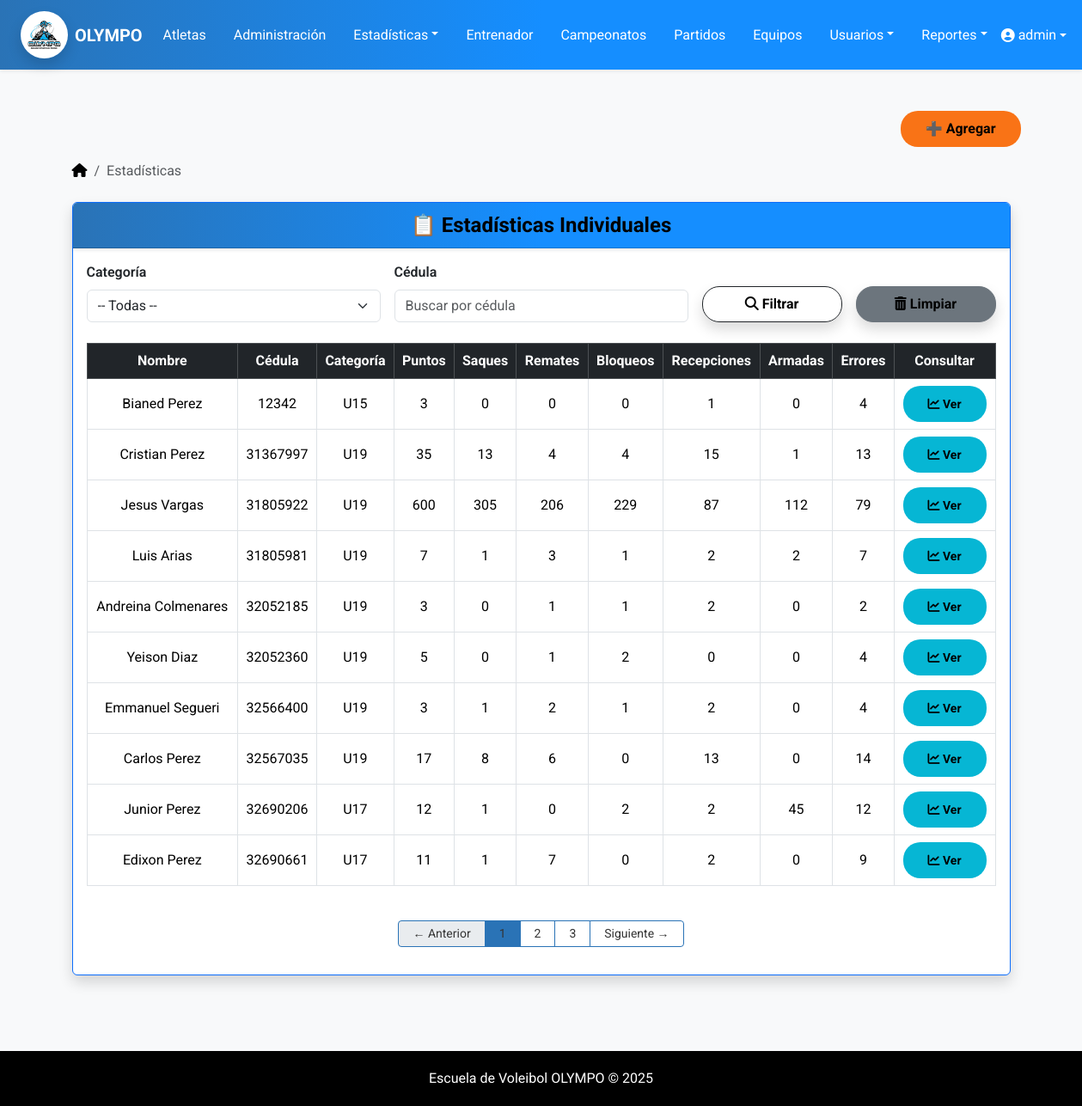
The page /atletas/estadisticas/individuales/ (signed in) on the database its author committed.
### atletas/models.py (models this page shows, shortened)
class Atleta(models.Model):
    SEXO = (
    ('masculino', 'Masculino'),
    ('femenino', 'Femenino'),
    )
    TURNOS = (
        ('T1', 'Turno 1'),
        ('T2', 'Turno 2'),
        ('T3', 'Turno 3'),
    )
    POSICIONES = (
        ('Por definir', 'Por definir'),
        ('colocador', 'Colocador'),
        ('opuesto', 'Opuesto'),
        ('central', 'Central'),
        ('libero', 'Libero'),
        ('punta', 'Punta'),
    )
    user = models.OneToOneField(User, on_delete=models.CASCADE, null=True, blank=True)  # <— NUEVO
    nombre = models.CharField(max_length=100)
    apellido = models.CharField(max_length=100)
    fecha_nacimiento = models.DateField()
    sexo = models.CharField(max_length=10, choices=SEXO)
    categoria = models.CharField(max_length=10, blank=True)
    turno = models.CharField(max_length=10, choices=TURNOS)
    posicion = models.CharField(max_length=50, choices=POSICIONES)
    cedula = models.CharField(max_length=20, unique=True)
    telefono = models.CharField(max_length=20)
    direccion = models.TextField(blank=True)
    numero_camisa = models.PositiveIntegerField(null=True, blank=True)
    fecha_registro = models.DateTimeField(auto_now_add=True)
    salto = models.FloatField(null=True, blank=True, help_text="Salto en metros")
    alcance = models.FloatField(null=True, blank=True, help_text="Alcance en metros")
    peso = models.FloatField(null=True, blank=True, help_text="Peso en kilogramos")
    estatura = models.FloatField(null=True, blank=True, help_text="Estatura en metros")
    representante_nombre = models.CharField(max_length=100, blank=True, null=True)
    representante_apellido = models.CharField(max_length=100, blank=True, null=True)
    representante_cedula = models.CharField(max_length=20, blank=True, null=True)
    representante_telefono = models.CharField(max_length=20, blank=True, null=True)

### atletas/views.py (the view)
# urls.py: path('estadisticas/individuales/', views.estadisticas_individuales, name='estadisticas_individuales'),
@user_passes_test(lambda u: es_admin(u) or es_entrenador(u))
def estadisticas_individuales(request):
    categoria_filtro = request.GET.get('categoria', '')
    cedula_filtro = request.GET.get('cedula', '')
    atletas_qs = Estadistica.objects.values(
        'atleta__id', 'atleta__nombre', 'atleta__apellido', 'atleta__cedula', 'atleta__categoria'
    ).annotate(
        puntos=Sum('puntos'),
        saques=Sum('saques'),
        remates=Sum('remates'),
        bloqueos=Sum('bloqueos'),
        recepciones=Sum('recepciones'),
        armadas=Sum('armadas'),
        errores=Sum('errores')
    ).filter(
        Q(puntos__gt=0) |
        Q(saques__gt=0) |
        Q(remates__gt=0) |
        Q(bloqueos__gt=0) |
        Q(recepciones__gt=0) |
        Q(armadas__gt=0) |
        Q(errores__gt=0)
    )
    if categoria_filtro:
        atletas_qs = atletas_qs.filter(atleta__categoria=categoria_filtro)
    if cedula_filtro:
        atletas_qs = atletas_qs.filter(atleta__cedula__icontains=cedula_filtro)
    paginator = Paginator(atletas_qs, 10)
    page_number = request.GET.get('page')
    page_obj = paginator.get_page(page_number)
    categorias = Atleta.objects.values_list('categoria', flat=True).distinct().order_by('categoria')
    context = {
        'estadisticas': page_obj,
        'page_obj': page_obj,
        'categorias': categorias,
        'valores': {
            'categoria': categoria_filtro,
            'cedula': cedula_filtro,
        }
    }
    return render(request, 'estadisticas/estadisticas_individuales.html', context)

### atletas/context_processors.py (called while the page is built)
def role_flags(request):
    u = request.user
    atleta_id = None
    if u.is_authenticated and es_atleta(u):  # ✅ propiedad
        if hasattr(u, "atleta"):
            atleta_id = u.atleta.id
    return {
        "is_admin": es_admin(u),
        "is_trainer": es_entrenador(u),
        "is_athlete": es_atleta(u),
        "atleta_id": atleta_id,
    }

### atletas/utils/roles.py (called while the page is built)
def es_admin(user):
    return user.is_authenticated and (user.is_superuser or user.groups.filter(name='Administrador').exists())

def es_entrenador(user):
    return user.is_authenticated and (
        user.groups.filter(name='Entrenador').exists() or hasattr(user, 'entrenador')
    )

def es_atleta(user):
    return user.is_authenticated and hasattr(user, 'atleta')  # por la OneToOne

### templates/estadisticas/estadisticas_individuales.html (shortened to what this page needs)
{% extends "base.html" %}
{% block content %}
<div class="d-grid gap-2 d-md-flex justify-content-md-end">
    {% if is_admin or is_trainer %}
      <div class="d-flex gap-2">
        <a href="{% url 'agregar_estadistica_general' %}" class="btn " style="background: #f97316;">
          ➕ Agregar
        </a>
      </div>
    {% endif %}
  </div>
<div class="container mt-3">
  <nav aria-label="breadcrumb" class="mb-4">
    <ol class="breadcrumb">
      <li class="breadcrumb-item">
        <a class="link-body-emphasis" href="{% url 'menu_principal' %}">
          <i class="fa-solid fa-house"></i>
        </a>
      </li>
      <li class="breadcrumb-item active" aria-current="page">Estadísticas </li>
    </ol>
  </nav>
</div>
<div class="container">
  <div class="card shadow border border-primary">
    <div class="card-header text-white fw-bold text-center fs-4">
      📋 Estadísticas Individuales
    </div>
    <div class="card-body">
      <form method="get" class="row g-3 mb-4 align-items-end">
        <div class="col-lg-4 col-md-6">
          <label class="form-label fw-semibold">Categoría</label>
          <select name="categoria" class="form-select">
            <option value="">-- Todas --</option>
          </select>
        </div>
        <div class="col-lg-4 col-md-6">
          <label class="form-label fw-semibold">Cédula</label>
          <input type="text" name="cedula" class="form-control" placeholder="Buscar por cédula"
                 value="{{ valores.cedula|default_if_none:'' }}">
        </div>
        <div class="col-lg-2 col-6">
          <button type="submit" class="btn btn-outline-dark w-100 shadow">
            <i class="fas fa-search"></i> Filtrar
          </button>
        </div>
        <div class="col-lg-2 col-6">
          <a href="{% url 'estadisticas_individuales' %}" class="btn btn-secondary w-100 shadow"> <i class="fas fa-trash-alt"></i>
            Limpiar
          </a>
        </div>
      </form>
      {% if estadisticas %}
        <div class="table-responsive">
          <table class="table table-bordered table-hover text-center align-middle">
            <thead class="table-dark">
              <tr>
                <th>Nombre</th>
                <th>Cédula</th>
                <th>Categoría</th>
                <th>Puntos</th>
                <th>Saques</th>
                <th>Remates</th>
                <th>Bloqueos</th>
                <th>Recepciones</th>
                <th>Armadas</th>
                <th>Errores</th>
                <th>Consultar</th>
              </tr>
            </thead>
            <tbody>
              {% for est in estadisticas %}
                <tr>
                  <td>{{ est.atleta__nombre }} {{ est.atleta__apellido }}</td>
                  <td>{{ est.atleta__cedula }}</td>
                  <td>{{ est.atleta__categoria }}</td>
                  <td>{{ est.puntos }}</td>
                  <td>{{ est.saques }}</td>
                  <td>{{ est.remates }}</td>
                  <td>{{ est.bloqueos }}</td>
                  <td>{{ est.recepciones }}</td>
                  <td>{{ est.armadas }}</td>
                  <td>{{ est.errores }}</td>
                  <td>
                    <a href="{% url 'ver_estadisticas' est.atleta__id %}" class="btn btn-sm" style="background: #06b6d4;">
                      <i class="fas fa-chart-line"></i> Ver
                    </a>
                  </td>
                </tr>
              {% endfor %}
            </tbody>
          </table>
        </div>
        <div class="d-flex justify-content-center mt-4">
          <nav>
            <ul class="pagination pagination-sm">
              {% if page_obj.has_previous %}
                <li class="page-item">
                  <a class="page-link px-3 py-1" href="?page={{ page_obj.previous_page_number }}{% if valores.categoria %}&categoria={{ valores.categoria }}{% endif %}{% if valores.cedula %}&cedula={{ valores.cedula }}{% endif %}">← Anterior</a>
                </li>
              {% else %}
                <li class="page-item disabled">
                  <span class="page-link px-3 py-1">← Anterior</span>
                </li>
              {% endif %}
              {% for num in page_obj.paginator.page_range %}
                {% if page_obj.number == num %}
                  <li class="page-item active">
                    <span class="page-link px-3 py-1">{{ num }}</span>
                  </li>
                {% else %}
                  <li class="page-item">
                    <a class="page-link px-3 py-1" href="?page={{ num }}{% if valores.categoria %}&categoria={{ valores.categoria }}{% endif %}{% if valores.cedula %}&cedula={{ valores.cedula }}{% endif %}">{{ num }}</a>
                  </li>
                {% endif %}
              {% endfor %}
              {% if page_obj.has_next %}
                <li class="page-item">
                  <a class="page-link px-3 py-1" href="?page={{ page_obj.next_page_number }}">Siguiente →</a>
                </li>
              {% else %}
                <li class="page-item disabled">
                  <span class="page-link px-3 py-1">Siguiente →</span>
                </li>
              {% endif %}
            </ul>
          </nav>
        </div>
      {% else %}
        <div class="alert alert-info text-center mt-4">
          No hay atletas con estadísticas registradas por ahora.
        </div>
      {% endif %}
    </div>
  </div>
</div>
{% endblock %}

### templates/base.html (shortened to what this page needs)
<!DOCTYPE html>
{% load static %}
<html lang="es">
<head>
    <link href="https://cdn.jsdelivr.net/npm/bootstrap@5.3.3/dist/css/bootstrap.min.css" rel="stylesheet">
    <link rel="stylesheet" href="https://cdnjs.cloudflare.com/ajax/libs/font-awesome/6.5.0/css/all.min.css">
    <link rel="stylesheet" href="{% static 'css/estilos.css' %}">
</head>
<body>
    <nav class="navbar navbar-expand-lg bg-escovol navbar-dark shadow-sm">
        <div class="container-fluid px-4">
            <a class="navbar-brand d-flex align-items-center">
                <img src="{% static 'img/logo-olympo.jpeg' %}" alt="Logo Olympo" width="55" height="55" class="me-2 rounded-circle shadow">
                <span class="fw-bold text-white">OLYMPO</span>
            </a>
            <div class="collapse navbar-collapse justify-content-between" id="navbarMenu">
                <ul class="navbar-nav mx-auto gap-3">
                    {% if is_admin or is_trainer %}
                        <li class="nav-item"><a class="nav-link text-white" href="{% url 'lista_atletas' %}">Atletas</a></li>
                        <li class="nav-item"><a class="nav-link text-white" href="{% url 'administracion' %}">Administración</a></li>
                        <li class="nav-item dropdown">
                            <a class="nav-link dropdown-toggle text-white" href="#" data-bs-toggle="dropdown">Estadísticas</a>
                        </li>
                        <li class="nav-item"><a class="nav-link text-white" href="{% url 'lista_entrenadores' %}">Entrenador</a></li>
                        <li class="nav-item"><a class="nav-link text-white" href="{% url 'lista_campeonatos' %}">Campeonatos</a></li>
                        <li class="nav-item"><a class="nav-link text-white" href="{% url 'lista_partidos' %}">Partidos</a></li>
                        <li class="nav-item"><a class="nav-link text-white" href="{% url 'listar_equipos' %}">Equipos</a></li>
                        {% if is_admin %}
                            <li class="nav-item dropdown">
                                <a class="nav-link dropdown-toggle text-white" href="#" data-bs-toggle="dropdown">Usuarios</a>
                            </li>
                        {% endif %}
                        <li class="nav-item dropdown">
                            <a class="nav-link dropdown-toggle text-white" href="#" data-bs-toggle="dropdown">Reportes</a>
                        </li>
                    {% endif %}
                </ul>
                <ul class="navbar-nav">
                    {% if user.is_authenticated %}
                        <li class="nav-item dropdown">
                            <a class="nav-link dropdown-toggle d-flex align-items-center text-white" href="#" role="button" data-bs-toggle="dropdown">
                                <i class="fa-solid fa-user-circle me-1"></i>
                                {{ user.get_full_name|default:user.username }}
                            </a>
                        </li>
                    {% else %}
                        <li class="nav-item">
                            <a class="nav-link text-white fw-semibold" href="{% url 'login' %}">
                                <i class="fas fa-sign-in-alt me-1"></i> Iniciar sesión
                            </a>
                        </li>
                    {% endif %}
                </ul>
            </div>
        </div>
    </nav>
    <main class="container py-5">
        {% block content %}{% endblock %}
    </main>
    <footer>
        Escuela de Voleibol OLYMPO © {{ year|default:2025 }}
    </footer>
</body>
</html>

### static/css/estilos.css (style rules this page uses)
.card-header { background: linear-gradient(to right, #1A4B7D, #2A73B6, #5C9DCC); color: #f8f4f4 !important; box-shadow: 0 2px 4px rgba(0, 0, 0, 0.1); }
.btn-success, .btn-danger, .btn-warning, .btn-secondary, .btn-info, .btn-primary, .btn { padding: 8px 28px; border-radius: 20px; line-height: 24px; font-weight: bold; color: black; }
.pagination .page-link { color: #343434; }
.pagination .page-item.active .page-link { background-color: #2A73B6; border-color: #2A73B6; }
.pagination .page-item .page-link { border-color: #2A73B6; }

### templates/base.html (style rules this page uses)
html, body { height: 100%; margin: 0; display: flex; flex-direction: column; }
main { flex: 1; }
body { font-family: 'Roboto', sans-serif; background-color: #f8f9fa; color: #212529; }
.navbar-brand { font-weight: bold; color: #070303 !important; }
.bg-escovol { background: linear-gradient(to right, #2A73B6, #158EFF, #158EFF); }
footer { margin-top: 40px; padding: 20px 0; background-color: #000000; color: white; text-align: center; }
.card-header { background: linear-gradient(to right, #2A73B6, #158EFF, #158EFF); color: #000000 !important; box-shadow: 0 2px 4px rgba(0, 0, 0, 0.1); }
.pagination .page-link { color: #343434; }
.pagination .page-item.active .page-link { background-color: #2A73B6; border-color: #2A73B6; }
.pagination .page-item .page-link { border-color: #2A73B6; }

### rows shown on the page
Atleta: atleta__nombre "Bianed", atleta__apellido "Perez", atleta__cedula "12342", atleta__categoria "U15", puntos "3", saques "0", remates "0", bloqueos "0", recepciones "1", armadas "0", errores "4"
Atleta: atleta__nombre "Cristian", atleta__apellido "Perez", atleta__cedula "31367997", atleta__categoria "U19", puntos "35", saques "13", remates "4", bloqueos "4", recepciones "15", armadas "1", errores "13"
Atleta: atleta__nombre "Jesus", atleta__apellido "Vargas", atleta__cedula "31805922", atleta__categoria "U19", puntos "600", saques "305", remates "206", bloqueos "229", recepciones "87", armadas "112", errores "79"
Atleta: atleta__nombre "Luis", atleta__apellido "Arias", atleta__cedula "31805981", atleta__categoria "U19", puntos "7", saques "1", remates "3", bloqueos "1", recepciones "2", armadas "2", errores "7"
Atleta: atleta__nombre "Andreina", atleta__apellido "Colmenares", atleta__cedula "32052185", atleta__categoria "U19", puntos "3", saques "0", remates "1", bloqueos "1", recepciones "2", armadas "0", errores "2"
Atleta: atleta__nombre "Yeison", atleta__apellido "Diaz", atleta__cedula "32052360", atleta__categoria "U19", puntos "5", saques "0", remates "1", bloqueos "2", recepciones "0", armadas "0", errores "4"
Atleta: atleta__nombre "Emmanuel", atleta__apellido "Segueri", atleta__cedula "32566400", atleta__categoria "U19", puntos "3", saques "1", remates "2", bloqueos "1", recepciones "2", armadas "0", errores "4"
Atleta: atleta__nombre "Carlos", atleta__apellido "Perez", atleta__cedula "32567035", atleta__categoria "U19", puntos "17", saques "8", remates "6", bloqueos "0", recepciones "13", armadas "0", errores "14"
Atleta: atleta__nombre "Edixon", atleta__apellido "Perez", atleta__cedula "32690661", atleta__categoria "U17", puntos "11", saques "1", remates "7", bloqueos "0", recepciones "2", armadas "0", errores "9"

### other values the page prints
{{ user.get_full_name|default:user.username }} "admin"
{{ est.atleta__nombre }} "Junior"
{{ est.atleta__apellido }} "Perez"
{{ est.atleta__cedula }} "32690206"
{{ est.atleta__categoria }} "U17"
{{ est.puntos }} "12"
{{ est.saques }} "1"
{{ est.remates }} "0"
{{ est.bloqueos }} "2"
{{ est.recepciones }} "2"
{{ est.armadas }} "45"
{{ est.errores }} "12"
{{ num }} "1"
{{ num }} "2" "3"
{{ year|default:2025 }} "2025"
